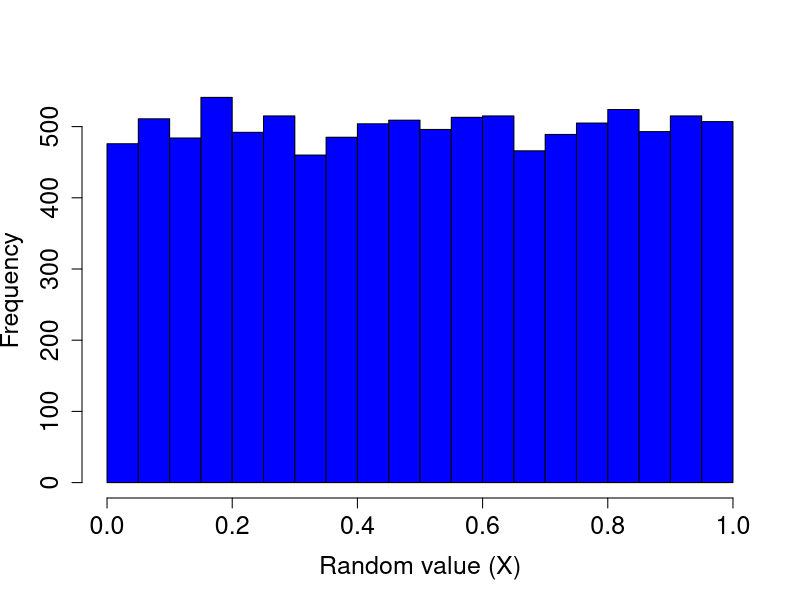
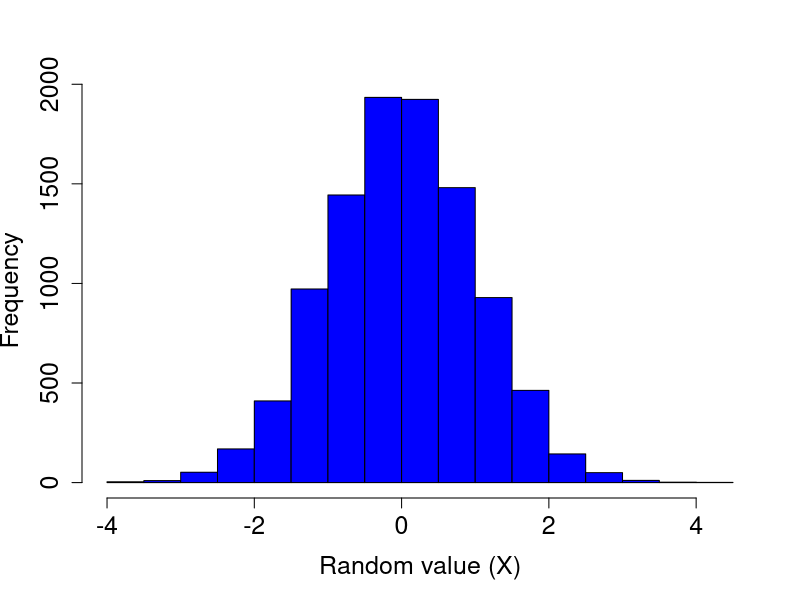
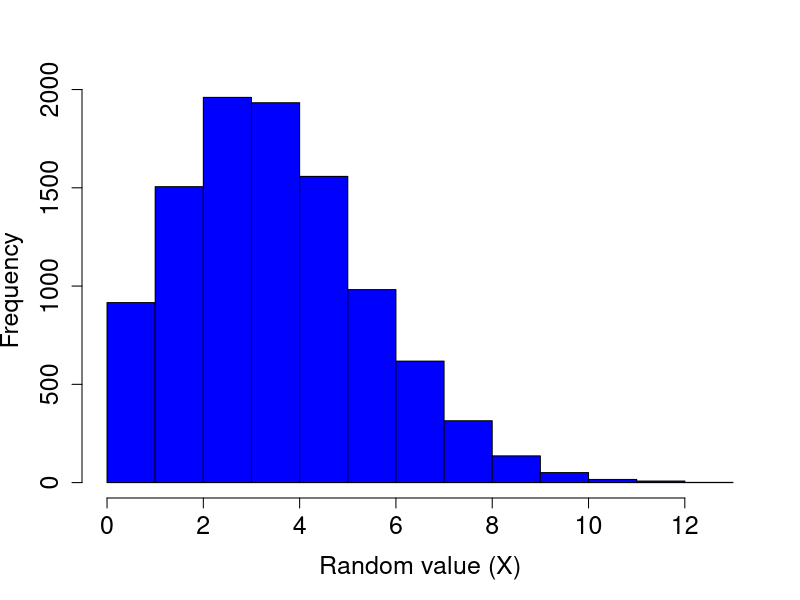
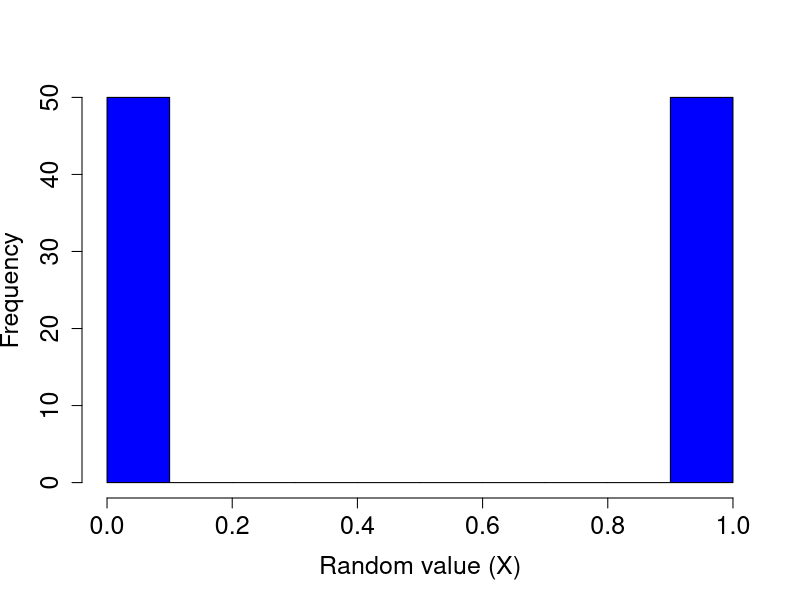

Write R code to recreate these figures, in order.
## ---- chunk 1
rand_unifs <- runif(n = 10000, min = 0, max = 1);
## ---- chunk 2
library(knitr);
print(rand_unifs[1:40]);
## ---- chunk 3
rand_unifs <- runif(n = 10000, min = 0, max = 1);
## ---- chunk 4
hist(rand_unifs, xlab = "Random value (X)", col = "blue",
     main = "", cex.lab = 1.5, cex.axis = 1.5);
## ---- chunk 5
rand_rnorms <- rnorm(n = 10000, mean = 0, sd = 1);
## ---- chunk 6
print(rand_rnorms[1:40]);
## ---- chunk 7
rand_rnorms <- rnorm(n = 10000, mean = 0, sd = 1);
## ---- chunk 8
hist(rand_rnorms, xlab = "Random value (X)", col = "blue",
     main = "", cex.lab = 1.5, cex.axis = 1.5);
## ---- chunk 9
rand_rpois <- rpois(n = 10000, lambda = 4);
## ---- chunk 10
print(rand_rpois[1:40]);
## ---- chunk 11
rand_rpois <- rpois(n = 10000, lambda = 4);
## ---- chunk 12
hist(rand_rpois, xlab = "Random value (X)", col = "blue",
     main = "", cex.lab = 1.5, cex.axis = 1.5);
## ---- chunk 13
rand_rbinom <- rbinom(n = 100, size = 1, prob = 0.5);
## ---- chunk 14
print(rand_rbinom[1:40]);
## ---- chunk 15
rand_rbinom <- rbinom(n = 100, size = 1, prob = 0.5);
## ---- chunk 16
hist(rand_rbinom, xlab = "Random value (X)", 
     col = "blue",
     main = "", cex.lab = 1.5, 
     cex.axis = 1.5);
## ---- chunk 17
my_sample_vec <- 1:10;
## ---- chunk 18
print(my_sample_vec);
## ---- chunk 19
my_sample <- sample(x = my_sample_vec, size = 4);
## ---- chunk 20
print(my_sample);
## ---- chunk 21
sample_no_replace <- sample(x = my_sample_vec, 
                            size = 10, replace = FALSE);
## ---- chunk 22
print(sample_no_replace);
## ---- chunk 23
sample_replace <- sample(x = my_sample_vec, 
                         size = 10, replace = TRUE);
## ---- chunk 24
print(sample_replace);
## ---- chunk 25
# Vector values must sum to 1
pr_vector  <- c(0, 0, 0, 0, 0, 
                0.2, 0.2, 0.2, 
                0.2, 0.2);
new_sample <- sample(x = 1:10, size = 10, 
                     replace = TRUE, 
                     prob = pr_vector);
## ---- chunk 26
print(new_sample);
## ---- chunk 27
species   <- c("species_A", "species_B", "species_C");
sp_sample <- sample(x = species, size = 12, 
                    replace = TRUE, 
                    prob = c(0.5, 0.25, 0.25) 
                    );
## ---- chunk 28
print(sp_sample);
## ---- chunk 29
N         <- 12;
species   <- c("species_A", "species_B");
sp_sample <- sample(x = species, 
                    size = N, replace = TRUE);
sp_mass   <- rnorm(n = N, mean = 100, sd = 4);
for(i in 1:N){
  if(sp_sample[i] == "species_A"){
    sp_mass[i] <- sp_mass[i] + rnorm(n = 1, 
                                     mean = 2, sd = 1);
  }
}
sim_data  <- data.frame(sp_sample, sp_mass);
## ---- chunk 30
kable(sim_data);
## ---- chunk 31
t.test(sp_mass ~ sp_sample, data = sim_data);
## ---- chunk 32
N         <- 120;
species   <- c("species_A", "species_B");
sp_sample <- sample(x = species, size = N, 
                    replace = TRUE);
sp_mass   <- rnorm(n = N, mean = 100, sd = 4);
for(i in 1:N){
  if(sp_sample[i] == "species_A"){
    sp_mass[i] <- sp_mass[i] + rnorm(n = 1, 
                                     mean = 2, sd = 1);
  }
}
sim_data  <- data.frame(sp_sample, sp_mass);
## ---- chunk 33
t.test(sp_mass ~ sp_sample, data = sim_data);
## ---- chunk 34
set.seed(10);
rnorm(n = 10);
## ---- chunk 35
set.seed(10);
rnorm(n = 10);
